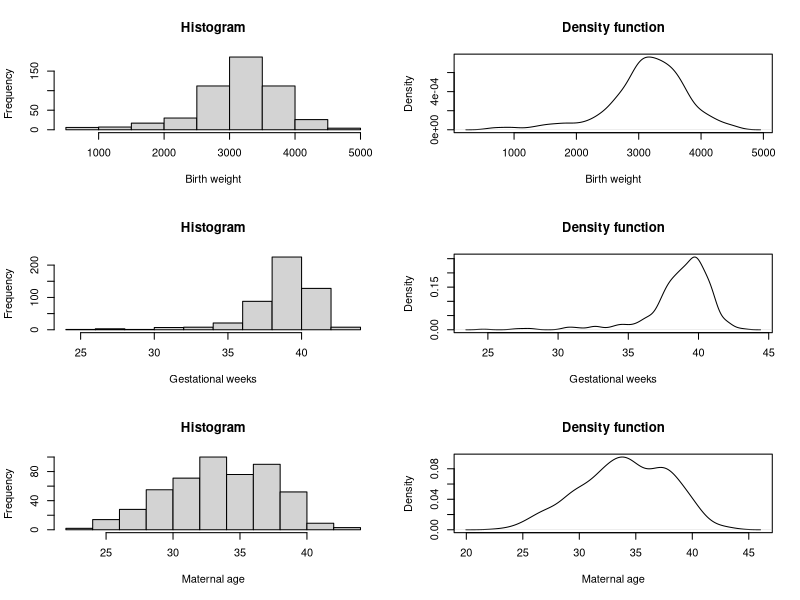
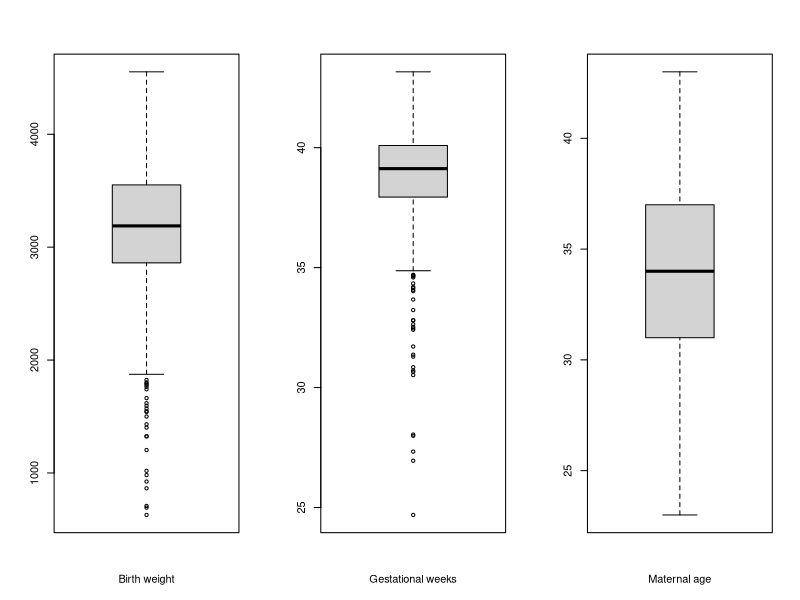
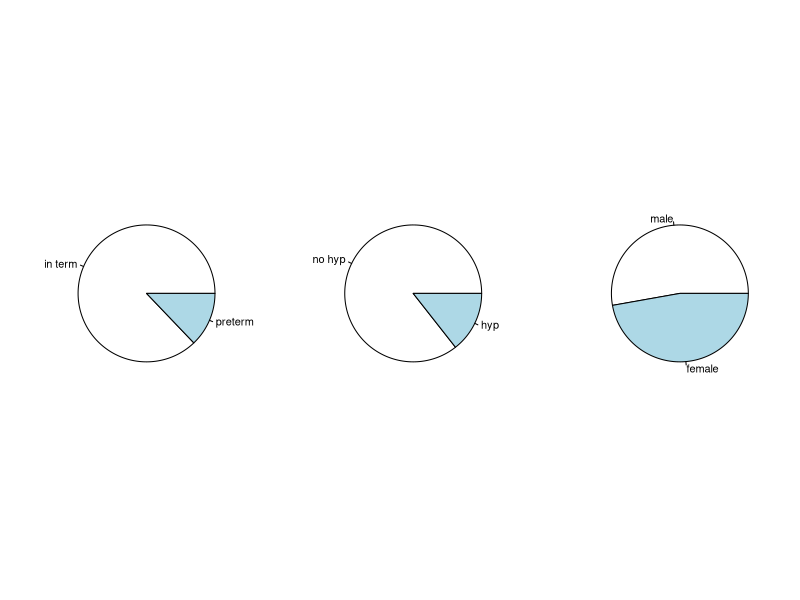
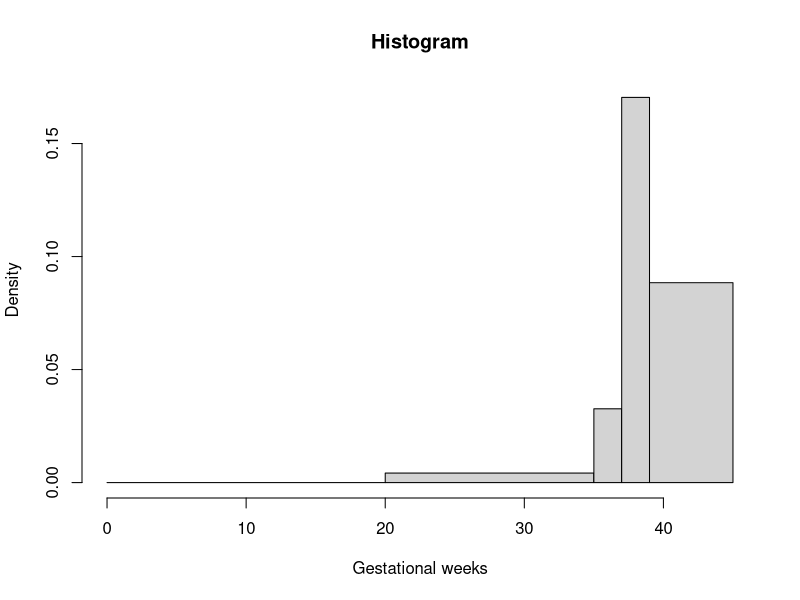
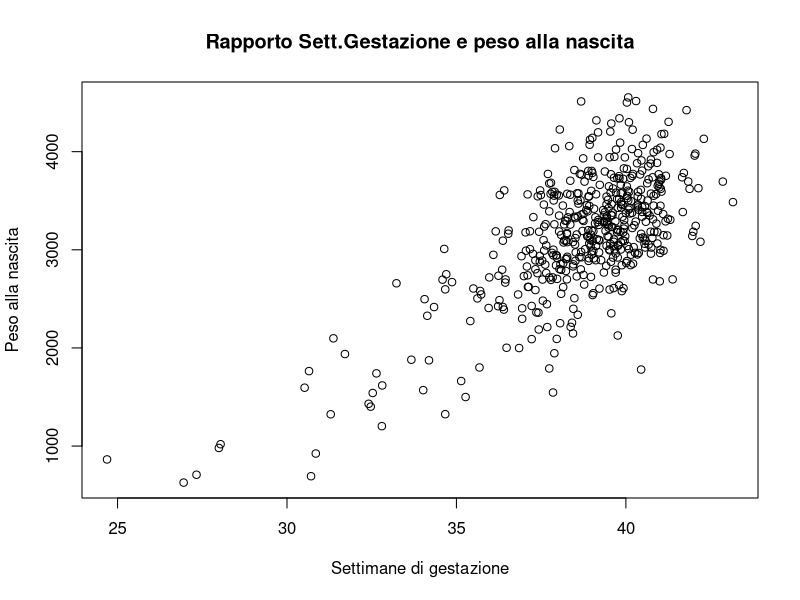

Generate these figures, in order, with R:
library(foreign)
#setwd("/Users/eciliberto/Documents/corsi_statistica/R/R_definitivo/Introduction_R/data")  ###define your working directory (the folder where you saved data)
data<-read.csv("data.births.csv",header = TRUE, sep = ",", row.names = 1)
View(data)
data[data$id==7,]
data$bweight[1:20]
str(data)
summary(data)
summary(data$bweight)
summary(data$gestwks)
summary(data$matage)
par(mfrow=c(3,2))
hist(data$bweight,main="Histogram",xlab="Birth weight") 
plot(density(data$bweight),main="Density function" ,xlab="Birth weight")
hist(data$gestwks,main="Histogram",xlab="Gestational weeks") 
plot(density(data$gestwks[which(data$gestwks!="NA")]),main="Density function" ,
xlab="Gestational weeks")
hist(data$matage,main="Histogram",xlab="Maternal age") 
plot(density(data$matage),main="Density function" ,xlab="Maternal age")
par(0, 0, 0, 0, mfrow=c(1,3))
boxplot(data$bweight,xlab="Birth weight") 
boxplot(data$gestwks,xlab="Gestational weeks") 
boxplot(data$matage,xlab="Maternal age") 
data$preterm<-factor(data$preterm,levels=c(0,1),labels=c("in term","preterm"))
data$hyp<-factor(data$hyp,levels=c(0,1), labels=c("no hyp", "hyp"))
data$sex <- factor(data$sex,levels = c(1,2),labels = c("male", "female"))
summary(data)
table(data$preterm)
table(data$hyp)
table(data$sex)
par(1, 1, 1, 1, mfrow=c(1,3))
pie(table(data$preterm))
pie(table(data$hyp))
pie(table(data$sex))
gest.cat<-cut(data$gestwks,breaks=c(0,20,35,37,39,45),right=F)
table(gest.cat)
par(mfrow=c(1,1))
hist(data$gestwks,c(0,20,35,37,39,45),main="Histogram",xlab="Gestational weeks") 
data$early[data$gestwks<30]<-0
data$early[data$gestwks>=30]<-1
data$id[data$early==0]
length(data$gestwks[is.na(data$gestwks)])
################################################################################

par(mfrow= c(1, 1))

plot(data$gestwks, data$bweight, xlab = "Settimane di gestazione", ylab = "Peso alla nascita",
     main = "Rapporto Sett.Gestazione e peso alla nascita")


linear.model <- lm(data$gestwks ~ data$bweight)

summary(linear.model)
